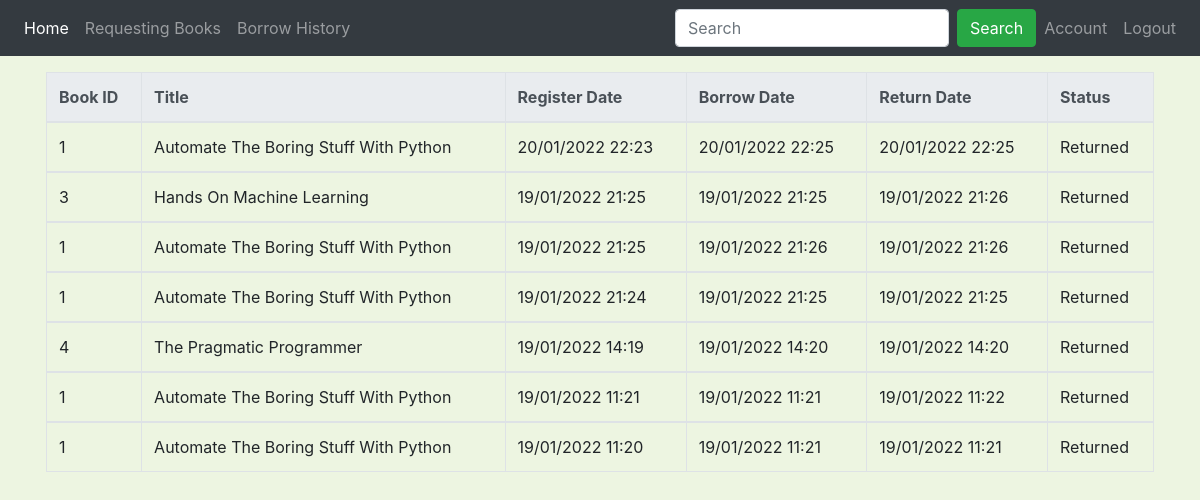
The page /history (signed in) on the database its author committed.
### library/models.py (models this page shows, shortened)
class Book(db.Model):
    __tablename__ = 'book'
    id = db.Column(db.Integer, primary_key=True)
    title = db.Column(db.String(100), nullable=False)
    current_quantity = db.Column(db.Integer, nullable=False, default=1)
    max_quantity = db.Column(db.Integer, nullable=False, default=1)
    category = db.Column(db.String(100), nullable=False)
    image = db.Column(db.String(100), nullable=False, default='placeholder.jpg')
    description = db.Column(db.String(500))
    authors = db.relationship('Author', secondary=book_author, backref='books', lazy=True)
    borrow = db.relationship('BorrowHistory', backref='borrowed_books', lazy=True)

class BorrowHistory(db.Model):
    __tablename__ = 'borrow_history'
    book_id = db.Column(db.Integer, db.ForeignKey('book.id'), primary_key=True)
    user_id = db.Column(db.Integer, db.ForeignKey('user.id'), primary_key=True)
    register_date = db.Column(db.DateTime, primary_key=True)
    borrow_date = db.Column(db.DateTime)
    return_date = db.Column(db.DateTime)
    status = db.Column(db.String)
    lender_id = db.Column(db.Integer, db.ForeignKey('librarian.id'))
    receiver_id = db.Column(db.Integer, db.ForeignKey('librarian.id'))

### library/borrows/routes.py (the view)
@borrows.route("/history")
@role_required("user")
def borrow_history():
    user = current_user
    borrow_entries = BorrowHistory.query.filter_by(user_id=user.id).all()
    table = []
    for entry in borrow_entries:
        book_id = entry.book_id
        book = Book.query.get(book_id)
        borrow_date_str = None
        return_date_str = None
        register_date_str = entry.register_date.strftime("%d/%m/%Y %H:%M")
        if entry.borrow_date is not None:
            borrow_date_str = entry.borrow_date.strftime("%d/%m/%Y %H:%M")
        if entry.return_date is not None:
            return_date_str = entry.return_date.strftime("%d/%m/%Y %H:%M")
        table.append((book_id, book.title, register_date_str, borrow_date_str, return_date_str, entry.status))
    SORT_ORDER = {"requesting" : 2, "borrowing" : 1, "returned" : 0}
    table.sort(key=lambda entry: (SORT_ORDER[entry[5]], entry[2]), reverse=True)
    return render_template("history.html", table=table, title="Borrow History")

### library/utils.py (called while the page is built)
def role_required(role):
    def wrapper(fn):
        @wraps(fn)
        def decorated_view(*args, **kwargs):
            if not current_user.is_authenticated:
               return login_manager.unauthorized()
            if session['account_type'] != role:
                return login_manager.unauthorized()
            return fn(*args, **kwargs)
        return decorated_view
    return wrapper

@login_manager.user_loader
def load_user(user_id):
    if session.get('account_type') == 'user':
        return User.query.get(int(user_id))
    elif session.get('account_type') == 'librarian':
        return Librarian.query.get(int(user_id))

### library/templates/history.html
{% extends "layout.html" %}
{% block content %}
<div class="container">
    <table class="table table-bordered">
        <thead class="thead-light">
            <tr>
                <th>Book ID</th>
                <th>Title</th>
                <th>Register Date</th>
                <th>Borrow Date</th>
                <th>Return Date</th>
                <th>Status</th>
            </tr>
        </thead>
        {% for entry in table %}
        <tbody>
            <tr>
                <td>{{ entry[0] }}</td>
                <td>{{ entry[1].title() }}</td>
                <td>{{ entry[2] }}</td>
                <td>{{ entry[3] }}</td>
                <td>{{ entry[4] }}</td>
                <td>{{ entry[5].title() }}</td>
            </tr>
        </tbody>
        {% endfor %}
    </table>
</div>
{% endblock %}

### library/static/styles.css (style rules this page uses)
body { width: 100%; height: 100vh; background-color: #EDF5E1; }
.container { padding: 16px; }

### rows shown on the page
Book: title "Automate The Boring Stuff With Python" "Automate The Boring Stuff With Python" "Automate The Boring Stuff With Python" "Automate The Boring Stuff With Python" "Automate The Boring Stuff With Python"
BorrowHistory: status "Returned"
Book: title "Hands On Machine Learning"
BorrowHistory: status "Returned"
BorrowHistory: status "Returned"
BorrowHistory: status "Returned"
Book: title "The Pragmatic Programmer"
BorrowHistory: status "Returned"
BorrowHistory: status "Returned"
BorrowHistory: status "Returned"

### other values the page prints
{{ entry[0] }} "1" "3" "1" "1" "4" "1" "1"
{{ entry[2] }} "20/01/2022 22:23" "19/01/2022 21:25" "19/01/2022 21:25" "19/01/2022 21:24" "19/01/2022 14:19" "19/01/2022 11:21" "19/01/2022 11:20"
{{ entry[3] }} "20/01/2022 22:25" "19/01/2022 21:25" "19/01/2022 21:26" "19/01/2022 21:25" "19/01/2022 14:20" "19/01/2022 11:21" "19/01/2022 11:21"
{{ entry[4] }} "20/01/2022 22:25" "19/01/2022 21:26" "19/01/2022 21:26" "19/01/2022 21:25" "19/01/2022 14:20" "19/01/2022 11:22" "19/01/2022 11:21"
